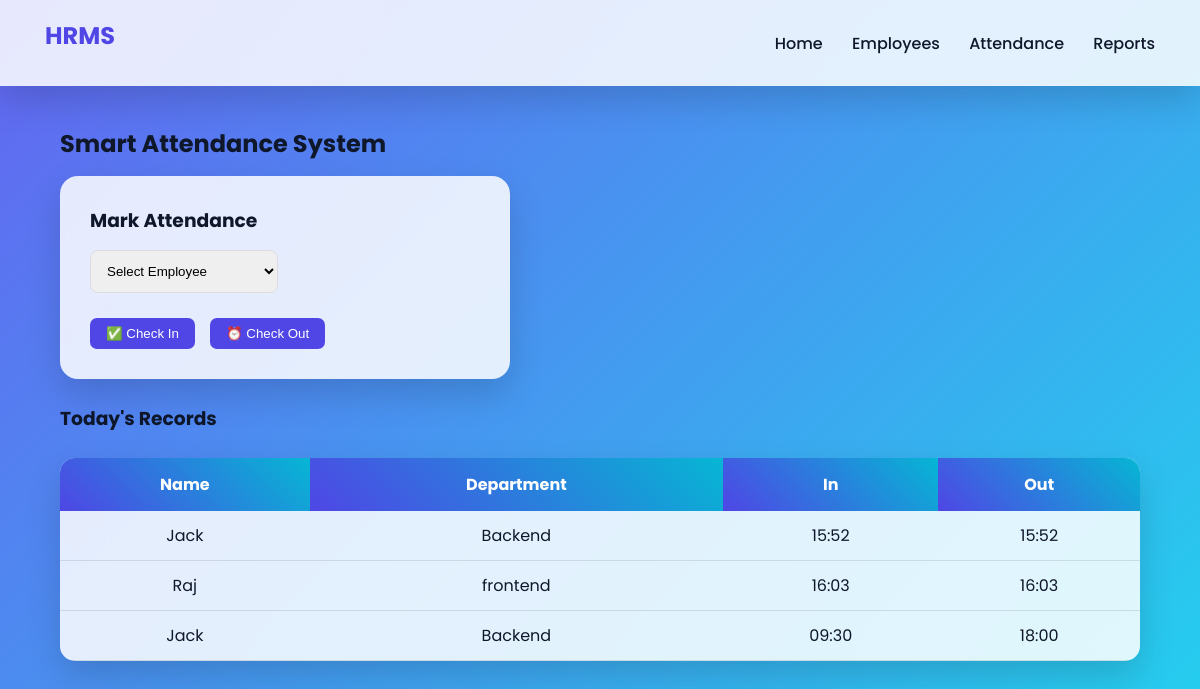
The app's page /attendance with its own data.
### app/models.py (models this page shows, shortened)
class Attendance(db.Model):
    __tablename__ = "attendance"
    id = db.Column(db.Integer, primary_key=True)
    employee_id = db.Column(
        db.Integer,
        db.ForeignKey("employees.id"),
        nullable=False
    )
    date = db.Column(db.Date, default=date.today)
    in_time = db.Column(db.String(10))
    out_time = db.Column(db.String(10))
    created_at = db.Column(db.DateTime, default=datetime.utcnow)

class Employee(db.Model):
    __tablename__ = "employees"
    id = db.Column(db.Integer, primary_key=True)
    name = db.Column(db.String(100), nullable=False)
    email = db.Column(db.String(120), unique=True, nullable=False)
    designation = db.Column(db.String(100))
    department = db.Column(db.String(100))
    address = db.Column(db.Text)
    date_of_joining = db.Column(db.Date, default=date.today)
    created_at = db.Column(db.DateTime, default=datetime.utcnow)
    attendances = db.relationship(
        "Attendance",
        backref="employee",
        cascade="all, delete"
    )

### app/routes.py (the view, shortened to what this page needs)
@main_routes.route("/attendance", methods=["GET", "POST"])
def attendance():
    employees = Employee.query.all()
    today = date.today()
    today_records = Attendance.query.filter_by(
        date=today
    ).all()
    return render_template(
        "attendance.html",
        employees=employees,
        records=today_records
    )

### templates/attendance.html (shortened to what this page needs)
{% extends "base.html" %}
{% block content %}
<h2>Smart Attendance System</h2>
<div class="card">
<h3>Mark Attendance</h3>
<form method="POST">
<select name="employee_id" required>
<option value="">Select Employee</option>
</select>
<div style="grid-column:span 2;display:flex;gap:15px;margin-top:10px;">
<button name="action" value="in">✅ Check In</button>
<button name="action" value="out">⏰ Check Out</button>
</div>
</form>
</div>
<h3>Today's Records</h3>
<table>
<tr>
<th>Name</th>
<th>Department</th>
<th>In</th>
<th>Out</th>
</tr>
{% for r in records %}
<tr>
<td>{{ r.employee.name }}</td>
<td>{{ r.employee.department }}</td>
<td>{{ r.in_time or "-" }}</td>
<td>{{ r.out_time or "-" }}</td>
</tr>
{% endfor %}
</table>
{% endblock %}

### templates/base.html (style rules this page uses)
* { margin:0; padding:0; box-sizing:border-box; }
:root { --primary:#4f46e5; --secondary:#06b6d4; --dark:#0f172a; --glass:rgba(255,255,255,0.85); --shadow:0 15px 35px rgba(0,0,0,0.15); }
body { font-family:"Poppins",sans-serif; background:linear-gradient(135deg,#6366f1,#22d3ee); min-height:100vh; color:var(--dark); }
.card { background:var(--glass); backdrop-filter:blur(20px); border-radius:18px; padding:30px; max-width:450px; box-shadow:var(--shadow); margin-bottom:25px; transition:.3s; }
h1,h2,h3 { margin-bottom:15px; }
table { width:100%; background:var(--glass); backdrop-filter:blur(20px); border-radius:15px; border-collapse:collapse; overflow:hidden; box-shadow:var(--shadow); margin-top:25px; }
th { background:linear-gradient(45deg,var(--primary),var(--secondary)); color:white; padding:14px; }
td { padding:12px; text-align:center; border-bottom:1px solid rgba(0,0,0,.1); }
button,a.btn { background:var(--primary); color:white; padding:8px 16px; border-radius:7px; border:none; cursor:pointer; font-weight:500; text-decoration:none; transition:.3s; }
form { display:grid; grid-template-columns:repeat(2,1fr); gap:15px; }
input,select { padding:12px; border-radius:8px; border:1px solid #ddd; outline:none; }
form button { grid-column:span 2; }

### records on screen
Attendance: employee.name "Jack", employee.department "Backend", in_time "15:52", out_time "15:52"
Attendance: employee.name "Raj", employee.department "frontend", in_time "16:03", out_time "16:03"
Attendance: employee.name "Jack", employee.department "Backend", in_time "09:30", out_time "18:00"
